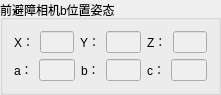
      <widget class="QGroupBox" name="groupBox_8">
       <property name="geometry">
        <rect>
         <x>9</x>
         <y>542</y>
         <width>221</width>
         <height>88</height>
        </rect>
       </property>
       <property name="title">
        <string>前避障相机b位置姿态</string>
       </property>
       <layout class="QGridLayout" name="gridLayout_14">
        <item row="0" column="0">
         <layout class="QVBoxLayout" name="verticalLayout_9">
          <item>
           <layout class="QHBoxLayout" name="horizontalLayout_38">
            <item>
             <layout class="QHBoxLayout" name="horizontalLayout_39">
              <item>
               <widget class="QLabel" name="label_38">
                <property name="text">
                 <string>X：</string>
                </property>
               </widget>
              </item>
              <item>
               <widget class="QLineEdit" name="forwardAvoid2X">
                <property name="enabled">
                 <bool>false</bool>
                </property>
                <property name="readOnly">
                 <bool>true</bool>
                </property>
               </widget>
              </item>
             </layout>
            </item>
            <item>
             <layout class="QHBoxLayout" name="horizontalLayout_40">
              <item>
               <widget class="QLabel" name="label_39">
                <property name="text">
                 <string>Y：</string>
                </property>
               </widget>
              </item>
              <item>
               <widget class="QLineEdit" name="forwardAvoid2Y">
                <property name="enabled">
                 <bool>false</bool>
                </property>
                <property name="readOnly">
                 <bool>true</bool>
                </property>
               </widget>
              </item>
             </layout>
            </item>
            <item>
             <layout class="QHBoxLayout" name="horizontalLayout_41">
              <item>
               <widget class="QLabel" name="label_40">
                <property name="text">
                 <string>Z：</string>
                </property>
               </widget>
              </item>
              <item>
               <widget class="QLineEdit" name="forwardAvoid2Z">
                <property name="enabled">
                 <bool>false</bool>
                </property>
                <property name="readOnly">
                 <bool>true</bool>
                </property>
               </widget>
              </item>
             </layout>
            </item>
           </layout>
          </item>
          <item>
           <layout class="QHBoxLayout" name="horizontalLayout_42">
            <item>
             <layout class="QHBoxLayout" name="horizontalLayout_43">
              <item>
               <widget class="QLabel" name="label_41">
                <property name="text">
                 <string>a：</string>
                </property>
               </widget>
              </item>
              <item>
               <widget class="QLineEdit" name="forwardAvoid2roll">
                <property name="enabled">
                 <bool>false</bool>
                </property>
                <property name="readOnly">
                 <bool>true</bool>
                </property>
               </widget>
              </item>
             </layout>
            </item>
            <item>
             <layout class="QHBoxLayout" name="horizontalLayout_44">
              <item>
               <widget class="QLabel" name="label_42">
                <property name="text">
                 <string>b：</string>
                </property>
               </widget>
              </item>
              <item>
               <widget class="QLineEdit" name="forwardAvoid2pitch">
                <property name="enabled">
                 <bool>false</bool>
                </property>
                <property name="readOnly">
                 <bool>true</bool>
                </property>
               </widget>
              </item>
             </layout>
            </item>
            <item>
             <layout class="QHBoxLayout" name="horizontalLayout_45">
              <item>
               <widget class="QLabel" name="label_43">
                <property name="text">
                 <string>c：</string>
                </property>
               </widget>
              </item>
              <item>
               <widget class="QLineEdit" name="forwardAvoid2raw">
                <property name="enabled">
                 <bool>false</bool>
                </property>
                <property name="readOnly">
                 <bool>true</bool>
                </property>
               </widget>
              </item>
             </layout>
            </item>
           </layout>
          </item>
         </layout>
        </item>
       </layout>
      </widget>
